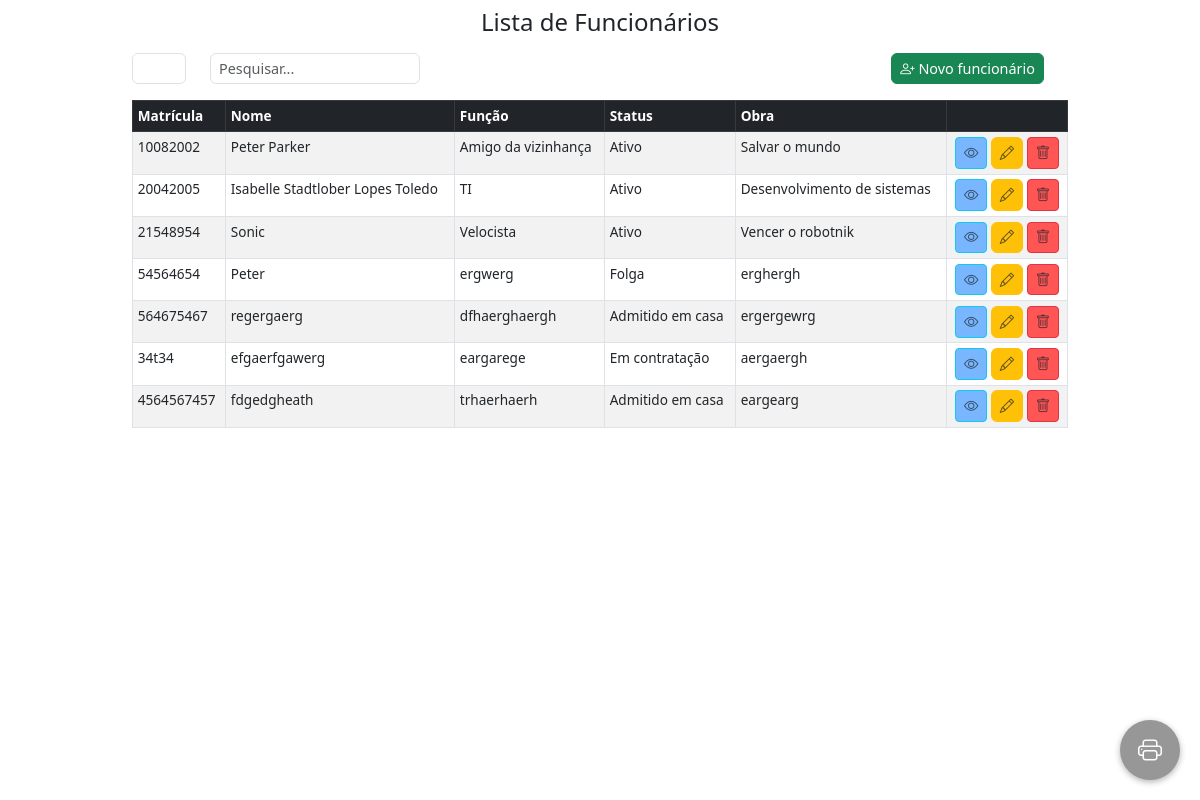
Page /listar/ (signed in) on the earlier database version.
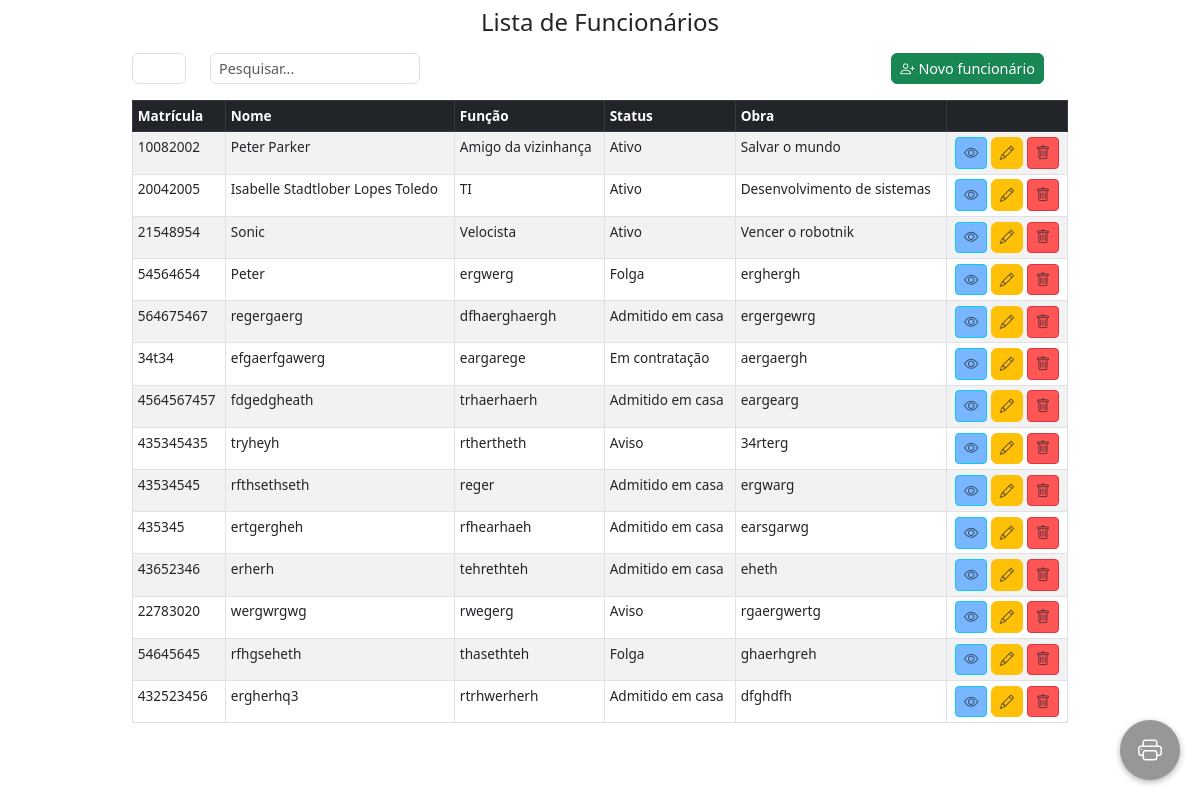
Same page on the later database version.
### core/models.py (models this page shows, shortened)
class Funcionario(models.Model):
    matricula = models.CharField(max_length=100, default='', primary_key=True)
    data_nascimento = models.DateField(null=True, blank=True)
    nome = models.CharField(max_length=100, default='')
    funcao = models.CharField( max_length=100, verbose_name="Função", default='')
    nivel_funcao = models.IntegerField(choices=NIVEL_FUNCAO_CHOICES, default=1)
    status = models.CharField(max_length=2, choices=STATUS_CHOICES, default='A')
    obra = models.CharField(max_length=150, default='')
    foto = models.ImageField(upload_to='fotos_funcionarios/', blank=True, null=True)
    cpf = models.CharField(max_length=14, blank=True, null=True)
    data_admissao = models.DateField(null=True, blank=True)
    cep = models.CharField(max_length=9, blank=True, null=True)
    logradouro = models.CharField(max_length=255, blank=True, null=True)
    numero = models.CharField(max_length=10, blank=True, null=True)
    complemento = models.CharField(max_length=100, blank=True, null=True)
    bairro = models.CharField(max_length=100, blank=True, null=True)
    cidade = models.CharField(max_length=100, blank=True, null=True)
    uf = models.CharField(max_length=2, blank=True, null=True)
    ordem_servico = models.FileField(upload_to='ordens_servico/', blank=True, null=True)
    contrato_trabalho = models.FileField(upload_to='contratos_trabalho/', blank=True, null=True)
    @property
    def idade(self):
        if not self.data_nascimento:
            return None
        hoje = date.today()
        return hoje.year - self.data_nascimento.year - ((hoje.month, hoje.day) < (self.data_nascimento.month, self.data_nascimento.day))

### core/views.py (the view)
class ListFuncionario(LoginRequiredMixin, ListView):
    login_url = 'login'  # <- usa o nome da rota definida no urls.py
    template_name = 'index.html'
    model = Funcionario
    context_object_name = 'funcionarios'
    def get_queryset(self):
        queryset = super().get_queryset()
        search = self.request.GET.get('search')
        if search:
            queryset = queryset.filter(nome__icontains=search)
        quantidade = self.request.GET.get('quantidade')
        if quantidade and quantidade.isdigit():
            queryset = queryset[:int(quantidade)]
        return queryset
    def dispatch(self, request, *args, **kwargs):
        print(">>> ListFuncionario.dispatch — user:", request.user, "is_authenticated:", request.user.is_authenticated)
        return super().dispatch(request, *args, **kwargs)
    def get_context_data(self, **kwargs):
        context = super().get_context_data(**kwargs)
        def calcula_idade(data_nascimento):
            if not data_nascimento:
                return None
            hoje = date.today()
            return hoje.year - data_nascimento.year - (
                (hoje.month, hoje.day) < (data_nascimento.month, data_nascimento.day)
            )
        funcionarios_com_idade = []
        for f in context['funcionarios']:
            idade = calcula_idade(f.data_nascimento)
            funcionarios_com_idade.append({'funcionario': f, 'idade': idade})
        context['funcionarios_com_idade'] = funcionarios_com_idade
        context['form'] = FuncionarioForm()
        context['search'] = self.request.GET.get('search', '')
        context['quantidade'] = self.request.GET.get('quantidade', '')
        return context

### core/templatetags/form_tags.py (called while the page is built)
@register.filter(name='add_class')
def add_class(field, css_class):
    return field.as_widget(attrs={"class": css_class})

### core/templates/index.html (shortened to what the changed rows need)
{% extends 'base.html' %}
{% block content %}
{% load static %}
{% load form_tags %}
<div class="container mt-3">
    <div id="content-to-print">
        <table class="table table-bordered table-striped">
            <thead class="table-dark">
                <tr>
                    <th scope="col">Matrícula</th>
                    <th scope="col">Nome</th>
                    <th scope="col">Função</th>
                    <th scope="col">Status</th>
                    <th scope="col">Obra</th>
                    <th class="no-print"></th>
                </tr>
            </thead>
            <tbody>
                {% for funcionario in funcionarios %}
                <tr>
                    <td>{{ funcionario.matricula }}</td>
                    <td>{{ funcionario.nome }}</td>
                    <td>{{ funcionario.funcao }}</td>
                    <td>{{ funcionario.get_status_display }}</td>
                    <td>{{ funcionario.obra }}</td>
                    <td class="text-center no-print">
                        <button type="button" class="btn btn-sm btn-info text-white" style="background-color: #78b7ff;"
                            data-bs-toggle="modal" data-bs-target="#viewModal{{ funcionario.matricula }}">
                            <i class="bi bi-eye text-muted"></i>
                        </button>
                        <button type="button" class="btn btn-warning text-white" data-bs-toggle="modal"
                            data-bs-target="#funcionarioModal" data-matricula="{{ funcionario.matricula }}"
                            data-data-nascimento="{{ funcionario.data_nascimento|date:'Y-m-d' }}"
                            data-nome="{{ funcionario.nome }}" data-cpf="{{ funcionario.cpf }}"
                            data-funcao="{{ funcionario.funcao }}" data-nivel_funcao="{{ funcionario.nivel_funcao }}"
                            data-status="{{ funcionario.status }}" data-obra="{{ funcionario.obra }}"
                            data-data_admissao="{{ funcionario.data_admissao|date:'Y-m-d' }}"
                            data-cep="{{ funcionario.cep }}" data-logradouro="{{ funcionario.logradouro }}"
                            data-bairro="{{ funcionario.bairro }}" data-cidade="{{ funcionario.cidade }}"
                            data-uf="{{ funcionario.uf }}" data-numero="{{ funcionario.numero }}"
                            data-complemento="{{ funcionario.complemento }}" {%if funcionario.foto %}
                            data-foto-url="{{ funcionario.foto.url }}" {% else %} data-foto-url="" {% endif %}
                            data-ordem-servico-existe="{% if funcionario.ordem_servico %}true{% else %}false{% endif %}"
                            data-contrato-trabalho-existe="{% if funcionario.contrato_trabalho %}true{% else %}false{% endif %}"
                            onclick="handleEditClick(this)">
                            <i class="bi bi-pencil text-muted"></i>
                        </button>
                        <button type="button" class="btn btn-sm btn-danger text-white"
                            style="background-color: #ff5555;" data-bs-toggle="modal"
                            data-bs-target="#deleteModal{{ funcionario.matricula }}">
                            <i class="bi bi-trash text-muted"></i>
                        </button>
                    </td>
                </tr>
                {% empty %}
                <tr>
                    <td colspan="5" class="text-center">Nenhum funcionário cadastrado.</td>
                </tr>
                {% endfor %}
            </tbody>
        </table>
    </div>
</div>
{% endblock %}

Differences in the rows shown:
added Funcionario: matricula "435345435", nome "tryheyh", funcao "rthertheth", status "Aviso", obra "34rterg"
added Funcionario: matricula "43534545", nome "rfthsethseth", funcao "reger", status "Admitido em casa", obra "ergwarg"
added Funcionario: matricula "435345", nome "ertgergheh", funcao "rfhearhaeh", status "Admitido em casa", obra "earsgarwg"
added Funcionario: matricula "43652346", nome "erherh", funcao "tehrethteh", status "Admitido em casa", obra "eheth"
added Funcionario: matricula "22783020", nome "wergwrgwg", funcao "rwegerg", status "Aviso", obra "rgaergwertg"
added Funcionario: matricula "54645645", nome "rfhgseheth", funcao "thasethteh", status "Folga", obra "ghaerhgreh"
added Funcionario: matricula "432523456", nome "ergherhq3", funcao "rtrhwerherh", status "Admitido em casa", obra "dfghdfh"
